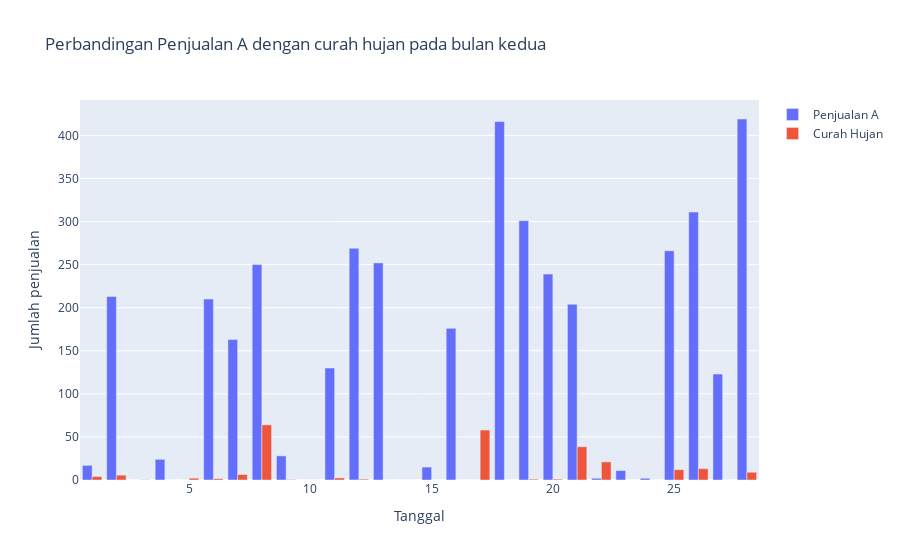

Write notebook code for a chart like this one.
### Markdown cell above
Kode berikut mengeluarkan tabel yang berupa perbandingan Penjualan A dengan curah hujan pada bulan pertama

### Code cell
import pandas as pd
import matplotlib.pyplot as plt
import plotly.express as px
import plotly.graph_objects as go
df1 = pd.read_excel(r'Dataset.xlsx')
data_bulan1 = df1.iloc[0:31, :]
data_bulan2 = df1.iloc[31:59, :]
data_bulan3 = df1.iloc[59:90, :]
data_bulan4 = df1.iloc[90:113, :]
data_bulan5 = df1.iloc[113:121, :]
print("Frekuensi Data Penjualan A pada bulan kedua: ")
fig = go.Figure()
fig.add_trace(go.Bar(x = data_bulan2['Tanggal'], y = data_bulan2['Penjualan A (pcs)'], name = 'Penjualan A'))
fig.add_trace(go.Bar(x = data_bulan2['Tanggal'], y = data_bulan2['Curah Hujan (mm)'], name='Curah Hujan'))
fig.update_layout(
    title = "Perbandingan Penjualan A dengan curah hujan pada bulan kedua",
    xaxis_title = "Tanggal",
    yaxis_title = "Jumlah penjualan"
)

### Figure 1 — Plotly figure (JSON) as saved in the notebook; plotly's stock layout.template omitted (floating-point values rounded to 4 significant figures)
{"data": [{"name": "Penjualan A", "type": "bar", "x": [1, 2, 3, 4, 5, 6, 7, 8, 9, 10, 11, 12, 13, 14, 15, 16, 17, 18, 19, 20, 21, 22, 23, 24, 25, 26, 27, 28], "y": [17, 213, 0, 24, 0, 210, 163, 250, 28, 0, 130, 269, 252, 0, 15, 176, 0, 416, 301, 239, 204, 2, 11, 2, 266, 311, 123, 419]}, {"name": "Curah Hujan", "type": "bar", "x": [1, 2, 3, 4, 5, 6, 7, 8, 9, 10, 11, 12, 13, 14, 15, 16, 17, 18, 19, 20, 21, 22, 23, 24, 25, 26, 27, 28], "y": [4, 5.6, 0.3, 0, 2.1, 1.5, 6.4, 64, 0.5, 0, 2.4, 1, 0, 0, 0, 0, 58, 0, 1, 1, 38.6, 21, 0, 0, 12, 13.2, 0, 9]}], "layout": {"title": {"text": "Perbandingan Penjualan A dengan curah hujan pada bulan kedua"}, "xaxis": {"title": {"text": "Tanggal"}}, "yaxis": {"title": {"text": "Jumlah penjualan"}}}}
